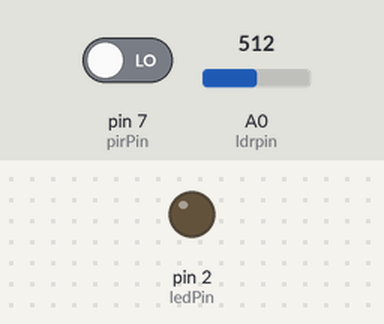
Bench run of a sketch on a simulated Arduino Uno, built with avr-gcc and run on an emulated ATmega328P. On the bench: output pins drawn as LEDs (lit = HIGH). The test bench sets the inputs (shaded band); at power-on: pin 7 (pirPin) LOW, A0 (ldrpin) = 512. What the sketch prints to the serial monitor is not drawn.

Above: at 16.2 s.
16.3 s: pin 7 (pirPin) driven HIGH
17.8 s: A0 (ldrpin) set to 408
19.3 s: A0 (ldrpin) set to 387
At 19.9 s:
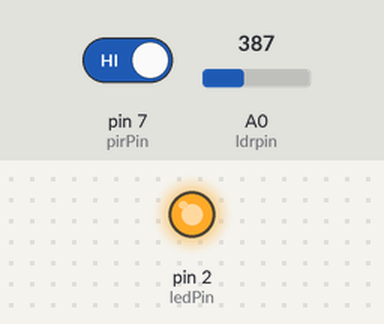
20.8 s: A0 (ldrpin) set to 410
At 21.2 s:
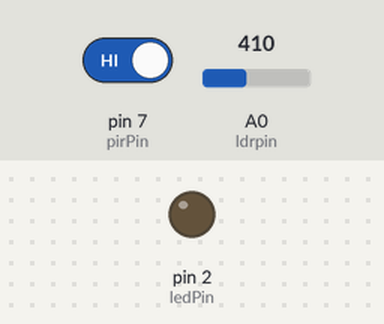
Timing chart, 0 to 23.3 s (numbered marks = the images above; inputs shaded):
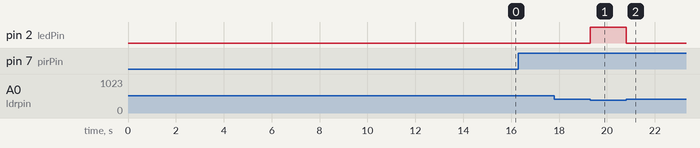

The sketch:

Box_Home_demo.ino
```cpp
#define TRUE 1
#define FALSE 0
#define DEBUG TRUE

#define LIGHT_LOW_THRESHOLD 400
int pirPin = 7;    //the digital pin connected to the PIR sensor's output
int ledPin = 2;
const int ldrpin=A0;

//the time we give the sensor to calibrate (10-60 secs according to the datasheet)
int calibrationTime = 15;

//the time when the sensor outputs a low impulse
long unsigned int lowIn;

//the amount of milliseconds the sensor has to be low
//before we assume all motion has stopped
long unsigned int pause = 5000;

boolean lockLow = true;
boolean takeLowTime;


/////////////////////////////
//SETUP
void setup(){
#if(DEBUG == TRUE)
  Serial.begin(9600);
#endif
  pinMode(pirPin, INPUT);
  pinMode(ledPin, OUTPUT);
  digitalWrite(pirPin, LOW);

  //give the sensor some time to calibrate
#if(DEBUG == TRUE)
  Serial.print("calibrating sensor ");
#endif
  for(int i = 0; i < calibrationTime; i++){
    Serial.print(".");
    delay(1000);
  }
#if(DEBUG == TRUE)
  Serial.println(" done");
  Serial.println("SENSOR ACTIVE");
#endif
  delay(50);
}
uint8_t motionFlag=0;
////////////////////////////
//LOOP
void loop(){

  int sensorValue = 0;


  sensorValue = analogRead(ldrpin);

  if(digitalRead(pirPin) == HIGH){

    if(lockLow){
      //makes sure we wait for a transition to LOW before any further output is made:
      lockLow = false;
      motionFlag = 1;
#if(DEBUG == TRUE)
      Serial.println("---");
      Serial.print("motion detected at ");
      Serial.print(millis()/1000);
      Serial.println(" sec");

#endif
      delay(50);
    }
    takeLowTime = true;
  }

  if(digitalRead(pirPin) == LOW){


    if(takeLowTime){
      lowIn = millis();          //save the time of the transition from high to LOW
      takeLowTime = false;       //make sure this is only done at the start of a LOW phase
    }
    //if the sensor is low for more than the given pause,
    //we assume that no more motion is going to happen
    if(!lockLow && millis() - lowIn > pause){
      //makes sure this block of code is only executed again after
      //a new motion sequence has been detected
      lockLow = true;
      motionFlag=0;
#if(DEBUG == TRUE)
      Serial.print("motion ended at ");      //output
      Serial.print((millis() - pause)/1000);
      Serial.println(" sec");
#endif
      delay(50);
    }
  }

  //check to switch on the LED when light is low and there is motion
  if((sensorValue < LIGHT_LOW_THRESHOLD) && (motionFlag ==1))
  {
#if(DEBUG == TRUE)
    Serial.print("sensor = " );
    Serial.println(sensorValue);
#endif

    digitalWrite(ledPin,HIGH);
    //delay(pause);
  }
  else
  {
    digitalWrite(ledPin,LOW);
  }

}
```

Measured:
- the behaviour switches between 400 and 399 on A0 (ldrpin) (found by bisection; images 0 and 1)
- after the input at 16.3 s, every drawn part: stays the same
- after the input at 17.8 s, every drawn part: stays the same
- after the input at 19.3 s, pin 2 (ledPin): LOW → HIGH at once
- after the input at 20.8 s, pin 2 (ledPin): HIGH → LOW at once
